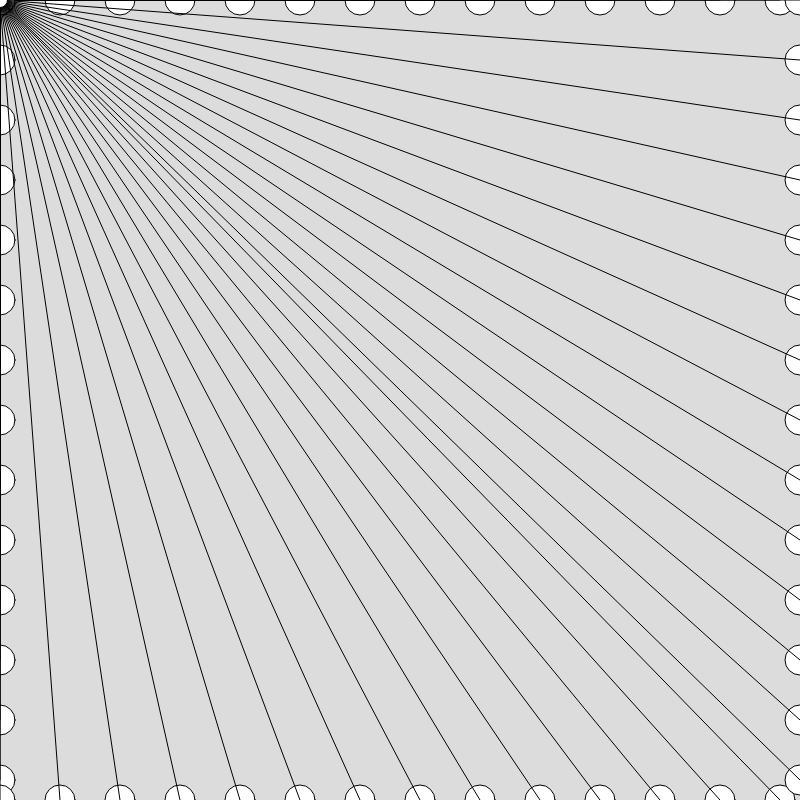
Frame 1 (no input)
Frame 60 (no input): identical to frame 1, image omitted
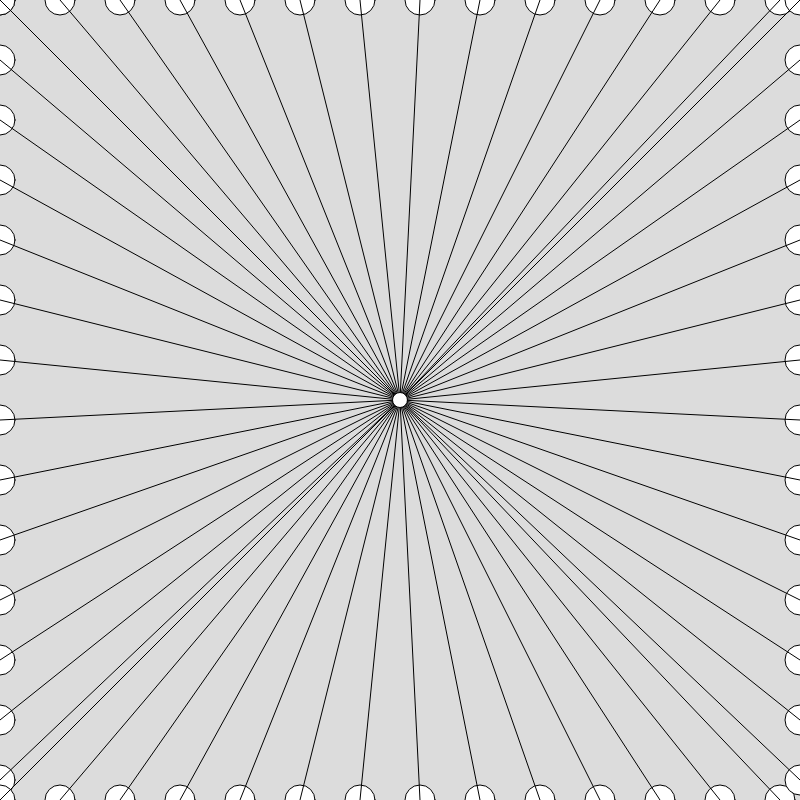
Frame 120 (the mouse pressed at the canvas centre since frame 60)

The p5.js sketch that drew these frames (run headless with seeded random() and noise() and a simulated clock; from frame 60 on, the mouse is pressed at the canvas centre):

// p5.js sketch
// ── sketch.js
// Nested Loops Drawing Challenge
// Adeeb Rahman
// 10.9.2024
//

diameter = 30;

function setup() {
  createCanvas(800, 800);
}

function draw() {
  background(220);
  drawCircles();
  circle(mouseX, mouseY, 15);
}

function drawCircles() {
  for (let x = 0; x < width; x = x + 2*diameter) {
    circle(x , 0, diameter);
    line(x, 0, mouseX, mouseY);
  }
  for (let y = 0; y < height; y = y + 2*diameter) {
    circle(0, y, diameter);
    line(0, y, mouseX, mouseY);
  }
  for (let x = 0; x < width; x += 2*diameter) {
    circle(x, height, diameter);
    line(x, height, mouseX, mouseY);
  }
  for (let y = 0; y < height; y += 2*diameter) {
    circle(width, y, diameter);
    line(width, y, mouseX, mouseY);
  }
}

function renderLines() {

}
